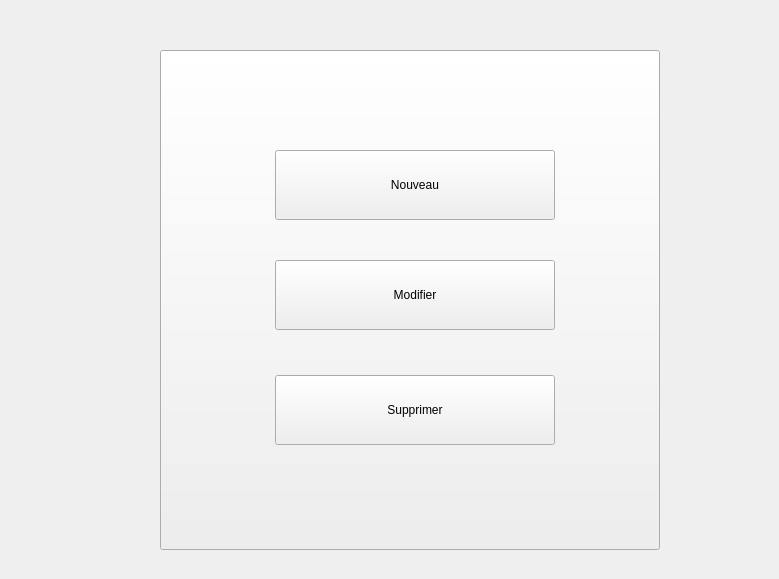
      <widget class="QWidget" name="pageLivrePrincipale">
       <widget class="QPushButton" name="boutonModifierLivre">
        <property name="geometry">
         <rect>
          <x>275</x>
          <y>260</y>
          <width>280</width>
          <height>70</height>
         </rect>
        </property>
        <property name="styleSheet">
         <string notr="true"/>
        </property>
        <property name="text">
         <string>Modifier</string>
        </property>
       </widget>
       <widget class="QPushButton" name="boutonSupprimerLivre">
        <property name="geometry">
         <rect>
          <x>275</x>
          <y>375</y>
          <width>280</width>
          <height>70</height>
         </rect>
        </property>
        <property name="styleSheet">
         <string notr="true"/>
        </property>
        <property name="text">
         <string>Supprimer</string>
        </property>
       </widget>
       <widget class="QPushButton" name="boutonRetourLivre">
        <property name="geometry">
         <rect>
          <x>700</x>
          <y>500</y>
          <width>70</width>
          <height>70</height>
         </rect>
        </property>
        <property name="styleSheet">
         <string notr="true"/>
        </property>
        <property name="text">
         <string/>
        </property>
        <property name="icon">
         <iconset resource="sourceimage.qrc">
          <normaloff>:/images/back.png</normaloff>:/images/back.png</iconset>
        </property>
        <property name="iconSize">
         <size>
          <width>40</width>
          <height>40</height>
         </size>
        </property>
        <property name="flat">
         <bool>true</bool>
        </property>
       </widget>
       <widget class="QPushButton" name="boutonAjoutLivre">
        <property name="geometry">
         <rect>
          <x>275</x>
          <y>150</y>
          <width>280</width>
          <height>70</height>
         </rect>
        </property>
        <property name="styleSheet">
         <string notr="true"/>
        </property>
        <property name="text">
         <string>Nouveau</string>
        </property>
       </widget>
       <widget class="QPushButton" name="cercleLivre">
        <property name="geometry">
         <rect>
          <x>160</x>
          <y>50</y>
          <width>500</width>
          <height>500</height>
         </rect>
        </property>
        <property name="text">
         <string/>
        </property>
        <property name="iconSize">
         <size>
          <width>400</width>
          <height>400</height>
         </size>
        </property>
       </widget>
       <zorder>boutonRetourLivre</zorder>
       <zorder>cercleLivre</zorder>
       <zorder>boutonAjoutLivre</zorder>
       <zorder>boutonModifierLivre</zorder>
       <zorder>boutonSupprimerLivre</zorder>
      </widget>
